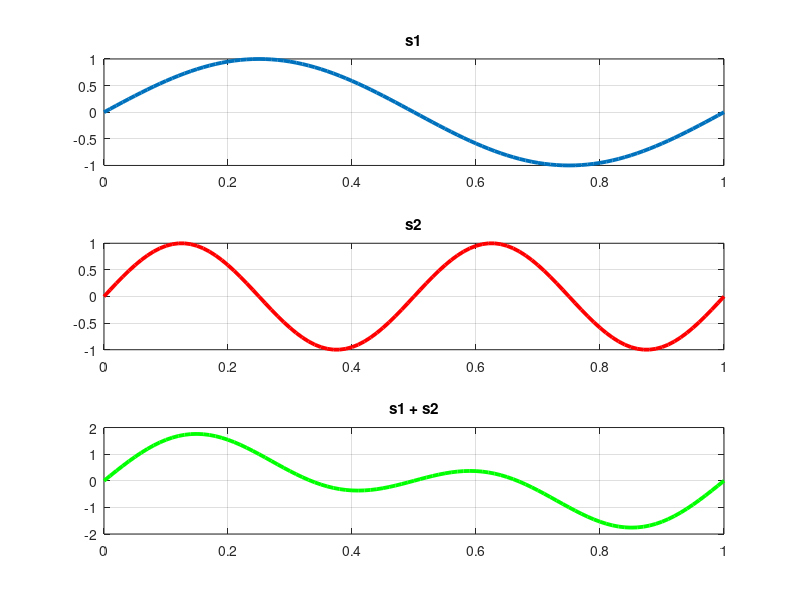

This chart was generated by the following MATLAB code:
function basic_dsp
  
    t = [0 : 0.01 : 1];
    
    s1 = sin(2 * pi * t);
    s2 = sin(4 * pi * t);
  
    s3 = s1 + s2;
    
    width = 2.75;

    subplot(3, 1, 1);
    plot(t, s1, 'LineWidth', width), grid on;
    title('s1'); grid on;

    subplot(3, 1, 2);
    plot(t, s2, 'LineWidth', width, 'r'), grid on;
    title('s2'); grid on;

    subplot(3, 1, 3);
    plot(t, s3, 'LineWidth', width, 'g'), grid on;
    title('s1 + s2'); grid on;
  
endfunction
